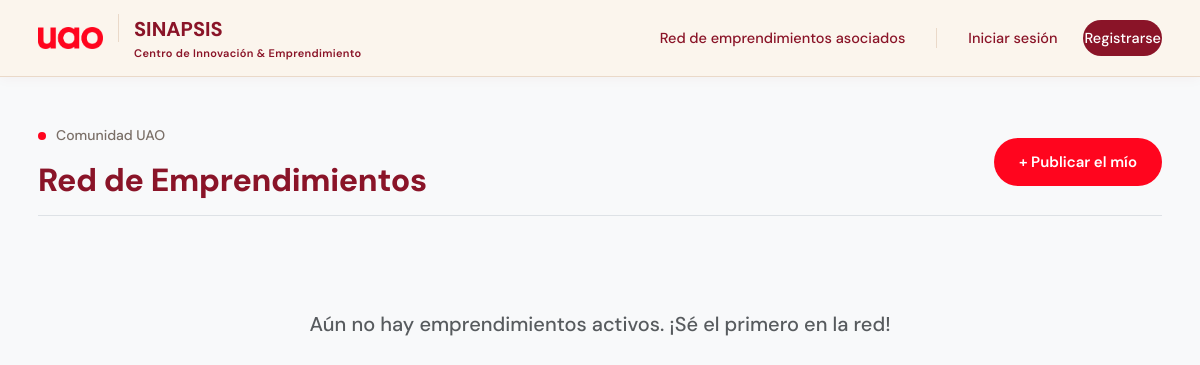
The app's page /emprendimientos/, older data.
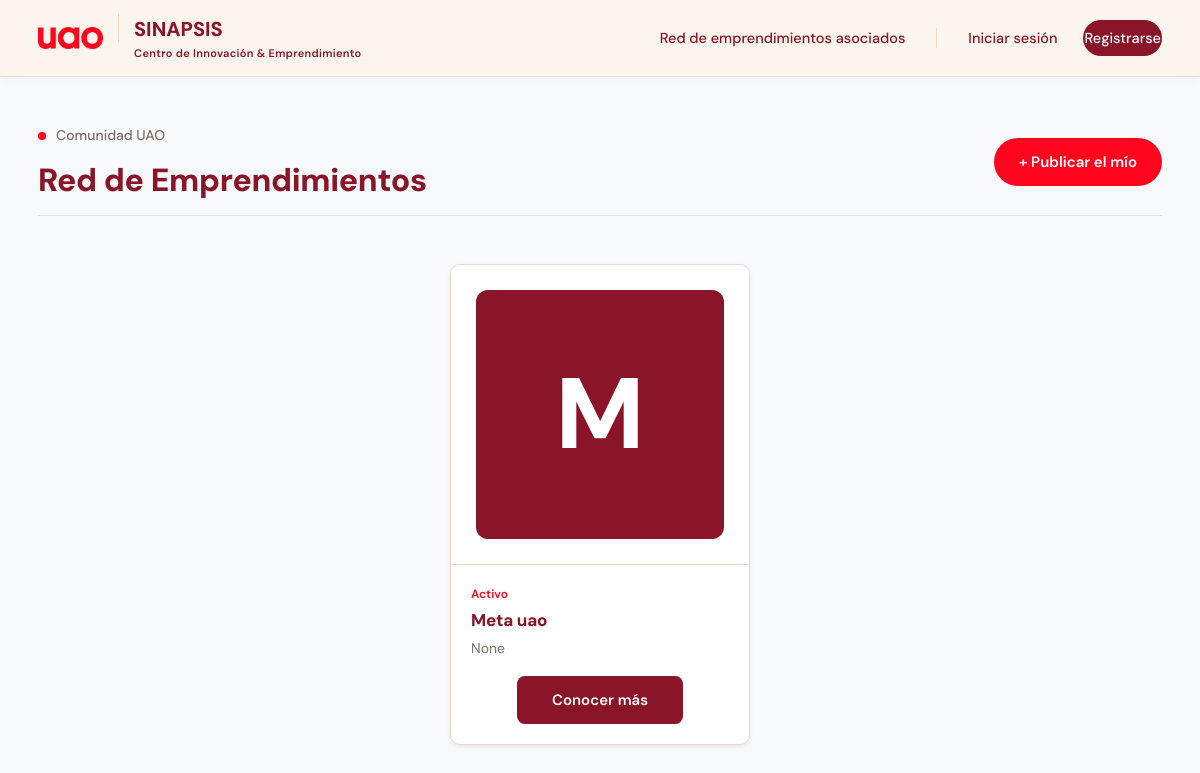
The same page, newer data.
### modulos/emprendimientos/models.py (models this page shows, shortened)
class Emprendimiento(models.Model):
    ESTADOS = (
        ('pendiente', 'Pendiente'),
        ('activo', 'Activo'),
        ('rechazado', 'Rechazado'),
    )
    idEmprendimiento = models.AutoField(primary_key=True)
    nombre = models.CharField(max_length=100)
    descripcion = models.TextField(blank=True, null=True, max_length=1000) # Para que el admin sepa de qué trata
    creador = models.ForeignKey(User, on_delete=models.SET_NULL, null=True, blank=True, related_name="emprendimientos")
    estado = models.CharField(max_length=20, choices=ESTADOS, default='pendiente')
    fecha_creacion = models.DateTimeField(auto_now_add=True)
    link_whatsapp = models.CharField(max_length=20, blank=True, null=True, help_text="Solo números")
    link_instagram = models.URLField(blank=True, null=True)
    logo = models.ImageField(upload_to='emprendimientos/logos/', null=True, blank=True)
    totalVistas = models.IntegerField(default=0)
    vistas_wa = models.IntegerField(default=0)
    vistas_ig = models.IntegerField(default=0)
    vistas_web = models.IntegerField(default=0)

### modulos/emprendimientos/views.py (the view)
# urls.py: path("emprendimientos/", views.inicio, name="emprendimientos"),
def inicio(request):
    emprendimientos = Emprendimiento.objects.filter(estado='activo').order_by("-totalVistas")
    return render(request, "emprendimientos/emprendimientos.html", {
        "emprendimientos": emprendimientos,
    })

### templates/emprendimientos/emprendimientos.html (shortened to what this page needs)
{% load static %}
<!DOCTYPE html>
<html lang="es">
<head>
    <link href="https://cdn.jsdelivr.net/npm/bootstrap@5.3.0/dist/css/bootstrap.min.css" rel="stylesheet">
    <link rel="stylesheet" href="{% static 'css/stylesLanding.css' %}">
    <link rel="stylesheet" href="{% static 'css/stylesNavbar.css' %}">
</head>
<body class="bg-light">
    {% include 'includes/navbar.html' %}
    <div class="container mt-5 mb-5 wrap">
        <div class="d-flex justify-content-between align-items-center mb-5 border-bottom pb-3">
            <div>
                <div class="eyebrow"><span class="nodo"></span><span>Comunidad UAO</span></div>
                <h2 style="color: var(--tinta); font-weight: 800; font-size: 32px;">Red de Emprendimientos</h2>
            </div>
            <a href="{% url 'crear_emprendimiento' %}" class="btn"
                style="background-color: var(--rojo); color: white; border-radius: 999px; font-weight: 600; padding: 12px 24px;">
                + Publicar el mío
            </a>
        </div>
        <div class="d-flex flex-wrap justify-content-center gap-4">
            {% for emp in emprendimientos %}
            <div class="emp-card shadow-sm" style="width: 300px; flex: none; display: flex; flex-direction: column;">
                <div class="emp-cover"
                    style="width: 100%; height: 300px; background-color: #ffffff; border-bottom: 1px solid var(--borde); overflow: hidden; padding: 25px;">
                    {% if emp.logo %}
                    <img src="{{ emp.logo.url }}" alt="Logo {{ emp.nombre }}"
                        style="width: 100%; height: 100%; object-fit: contain; object-position: center;">
                    {% else %}
                    <div
                        style="width: 100%; height: 100%; background-color: var(--tinta); display: flex; align-items: center; justify-content: center; font-size: 100px; color: white; border-radius: 12px;">
                        {{ emp.nombre|slice:":1"|upper }}
                    </div>
                    {% endif %}
                </div>
                <div class="emp-body" style="flex-grow: 1;">
                    <span class="emp-cat">Activo</span>
                    <h4 style="color: var(--tinta);">{{ emp.nombre }}</h4>
                    <p>{{ emp.descripcion|truncatechars:90|default:"Este emprendimiento aún no tiene descripción." }}
                    </p>
                    <div class="emp-actions justify-content-center">
                        <a href="" class="btn"
                            style="background-color: var(--tinta); color: white; border-radius: 8px; font-weight: 600; border: none; padding-left: 35px; padding-right: 35px;">
                            Conocer más
                        </a>
                    </div>
                </div>
            </div>
            {% empty %}
            <div class="col-12 text-center py-5 w-100">
                <h5 class="text-muted">Aún no hay emprendimientos activos. ¡Sé el primero en la red!</h5>
            </div>
            {% endfor %}
        </div>
    </div>
</body>
</html>

Row changes from the older to the newer data that the page shows:
added Emprendimiento: nombre "M", nombre "Meta uao", descripcion "None"
Text that changed along with them:
text no longer shown: "Aún no hay emprendimientos activos. ¡Sé el primero en la red!"
